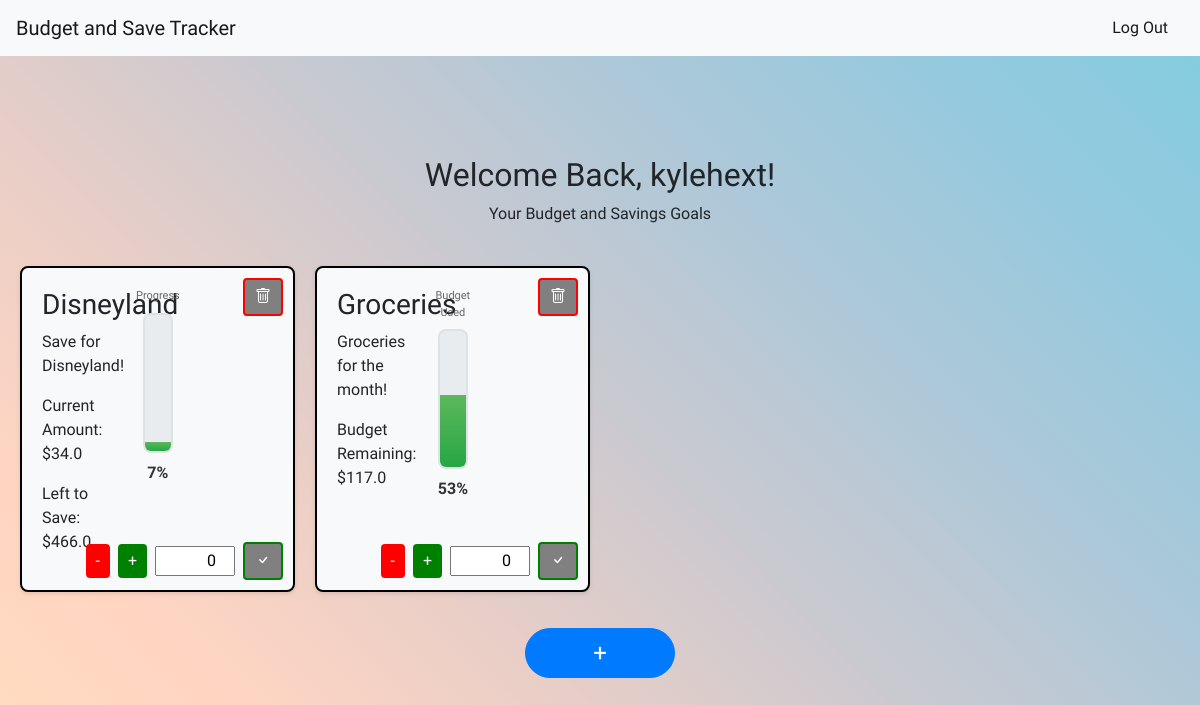
/dashboard (signed in), run on an earlier commit of the app's database.
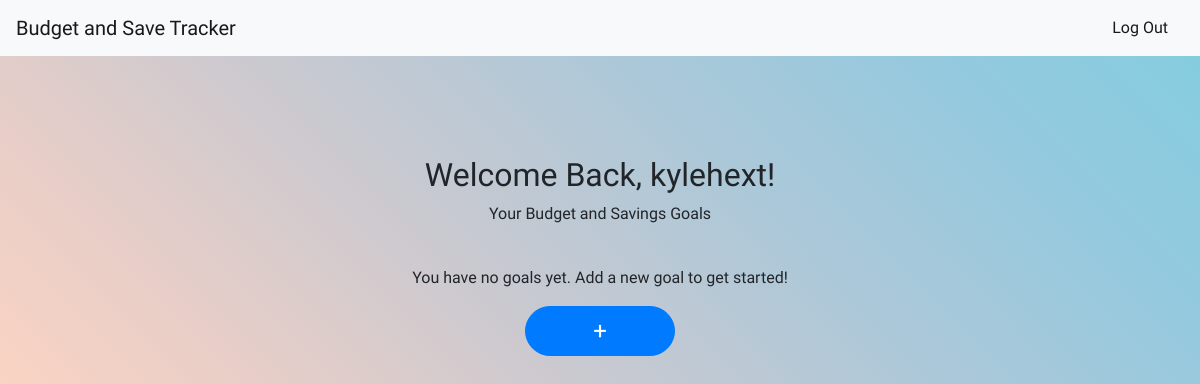
And on a later commit of the database.
### tables this page shows
CREATE TABLE users (
    id INTEGER PRIMARY KEY AUTOINCREMENT,
    username TEXT NOT NULL UNIQUE,
    password TEXT NOT NULL
);

CREATE TABLE goals (
id INTEGER PRIMARY KEY AUTOINCREMENT,
user_id INTEGER NOT NULL,
goal_type TEXT NOT NULL,
title TEXT NOT NULL,
description TEXT,
target_amount REAL NOT NULL,
current_amount REAL DEFAULT 0,
FOREIGN KEY (user_id) REFERENCES users(id)
);

### app.py (the view, shortened to what this page needs)
@app.route('/dashboard', methods=['GET', 'POST'])
def dashboard():
    if 'user_id' not in session:
        return redirect('/login')
    user = db.execute("SELECT username FROM users WHERE id = ?", session["user_id"])
    goals = db.execute("SELECT * FROM goals WHERE user_id = ?", session["user_id"])
    return render_template('dashboard.html', username=user[0]["username"], goals=goals)

### templates/dashboard.html (shortened to what this page needs)
{% extends "layout.html" %} {% block title %} Dashboard {% endblock %} {% block
main %}
<div class="dashboard-main-text">
  <h2 class="main-title">Welcome Back, {{ username }}!</h2>
  <p>Your Budget and Savings Goals</p>
</div>
{% if not goals %}
<p class="no-goals-text">
  You have no goals yet. Add a new goal to get started!
</p>
<button class="btn btn-primary mt-3 add-goals-button" id="myBtn" type="submit">
  +
</button>
{% else %}
<div class="goals-container">
  {% for goal in goals %} {% set percentage = (goal.current_amount /
  goal.target_amount * 100) if goal.target_amount > 0 else 0 %} {% set
  display_percentage = 100 if percentage > 100 else percentage %}
  <div class="goal-card" data-goal-id="{{ goal.id }}" data-goal-type="{{ goal.goal_type }}">
    <button type="button" class="delete-goal">
      <i class="bi bi-trash"></i>
    </button>
    <div class="goal-details">
      <div class="goal-info">
        <h3 class="goal-title">{{ goal.title }}</h3>
        <p class="goal-description">{{ goal.description }}</p>
        {% if goal.goal_type == 'savings' %}
        <p class="current-amount">Current Amount: ${{ goal.current_amount }}</p>
        <p class="goal-amount">Left to Save: ${{ (goal.target_amount - goal.current_amount)|round(2)}}</p>
        {% endif %} {% if goal.goal_type == 'budget' %}
        <p class="goal-amount">
          Budget Remaining: ${{ (goal.target_amount -
          goal.current_amount)|round(2) }}
        </p>
        {% endif %}
      </div>
      <div class="progress-section">
        {% if goal.goal_type == 'savings' %}
        <p class="progress-label">Progress</p>
        {% else %}
        <p class="progress-label">Budget Used</p>
        {% endif %}
        <div class="progress-bar-container">
          <div
            class="progress-bar-fill"
            data-current="{{ goal.current_amount }}"
            data-target="{{ goal.target_amount }}"
            style="height: {{ display_percentage }}%"
          ></div>
        </div>
        <p class="progress-percentage">{{ "%.0f"|format(percentage) }}%</p>
      </div>
    </div>
    <div class="value-change">
      <button type="button" class="decrement">-</button>
      <button type="button" class="increment">+</button>
      <input
        type="number"
        id="current-value"
        value="0"
        min="0"
        step="0.01"
        autocomplete="off"
      />
      <button type="button" class="confirm-value">
        <i class="bi bi-check"></i>
      </button>
    </div>
  </div>
  {% endfor %}
</div>
<button class="btn btn-primary mt-3 add-goals-button" id="myBtn" type="submit">
  +
</button>
{% endif %}
{% endblock %}

### templates/layout.html (shortened to what this page needs)
<!DOCTYPE html>
<html lang="en">
  <head>
    <link
      rel="stylesheet"
      href="https://cdn.jsdelivr.net/npm/bootstrap@4.1.3/dist/css/bootstrap.min.css"
    />
    <link
      rel="stylesheet"
      href="{{ url_for('static', filename='styles.css') }}"
    />
    <link
      rel="stylesheet"
      href="https://cdn.jsdelivr.net/npm/bootstrap-icons@1.11.3/font/bootstrap-icons.css"
    />
  </head>
  <body>
    <nav class="navbar navbar-light bg-light">
      <a class="navbar-brand" href="/">Budget and Save Tracker</a>
      <span class="navbar-text">
        {% if session.get('user_id') %}
        <a href="/logout" class="nav-link d-inline">Log Out</a>
        {% else %}
        <a href="/register" class="nav-link d-inline">Register</a>
        <span> | </span>
        <a href="/login" class="nav-link d-inline">Log In</a>
        {% endif %}
      </span>
    </nav>
    <main>{% block main %}{% endblock %}</main>
  </body>
</html>

### static/styles.css (style rules this page uses)
html { height: 100%; }
body { height: 100%; margin: 0; font-family: "Delius", cursive; background: linear-gradient(225deg, rgba(130, 205, 224, 1.000) 0.000%, rgba(149, 201, 222, 1.000) 16.667%, rgba(174, 200, 216, 1.000) 33.333%, rgba(202, 201, 208, 1.000) 50.000%, rgba(232, 206, 199, 1.000) 66.667%, rgba(255, 213, 194, 1.000) 83.333%, rgba(255, 221, 192, 1.000) 100.000%) }
.dashboard-main-text { text-align: center; margin-top: 100px; }
.no-goals-text { text-align: center; margin-top: 40px; }
.add-goals-button { display: block; margin-left: auto; margin-right: auto; margin-top: 20px; margin-bottom: 20px; width: 150px; height: 50px; border-radius: 25px; font-size: 24px; }

What changed in the data, as far as the page shows it:
removed goals: title "Disneyland", description "Save for Disneyland!", current_amount "34.0", (goal.target_amount-goal.current_amount)|round(2) "466.0", goal_type "Progress", percentage "7"
removed goals: title "Groceries", description "Groceries for the month!", target_amount+current_amount "117.0", goal_type "Budget Used", percentage "53"
Also different on the page:
text now shown: "You have no goals yet. Add a new goal to get started!"
